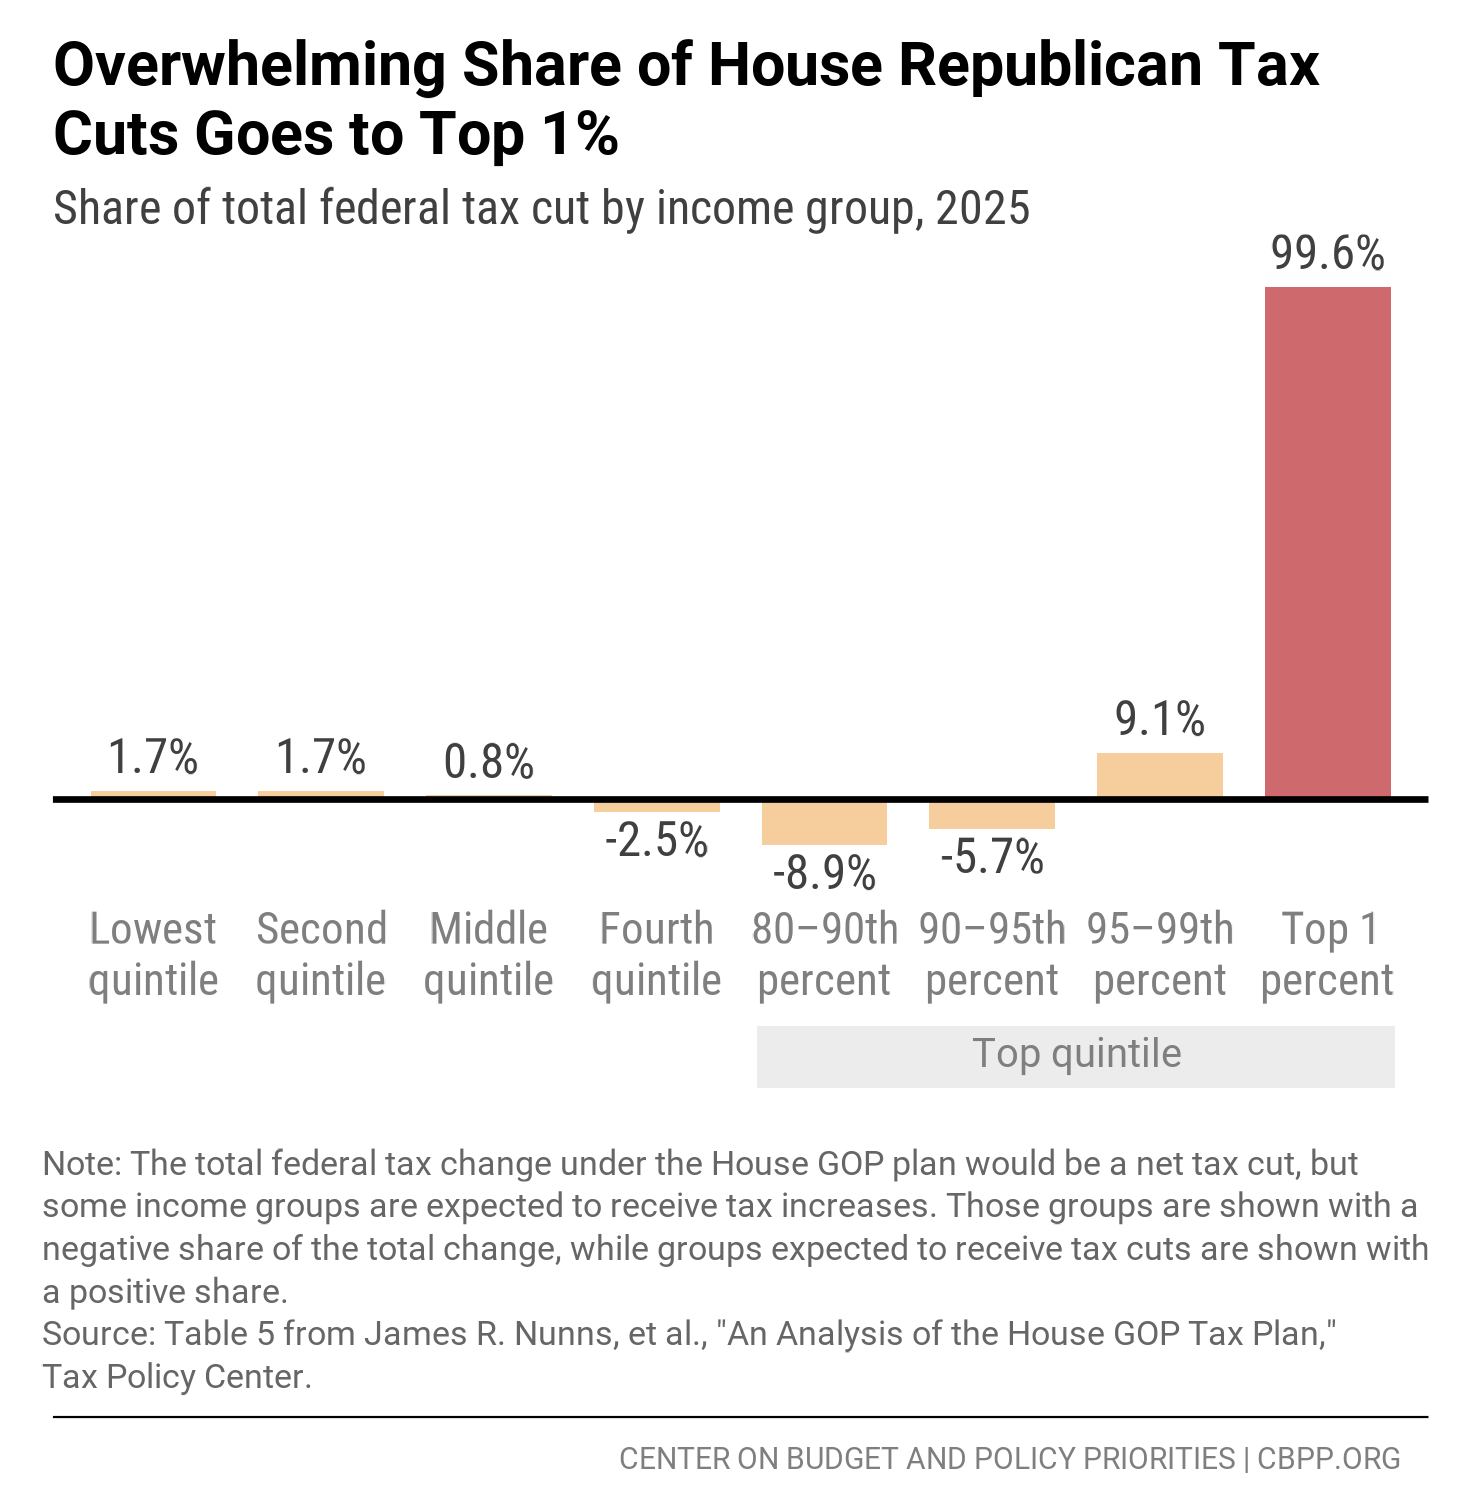

Generate this figure with R:
# https://www.cbpp.org/research/house-gop-a-better-way-tax-cuts-would-overwhelmingly-benefit-top-1-percent-while-sharply
# https://www.urban.org/sites/default/files/publication/89706/2001229-an-analysis-of-the-house-gop-tax-plan_1.pdf

library(tidyverse)
library(readxl)
library(snakecase)
library(showtext)


font_add_google("Roboto Condensed", "Roboto Condensed")
font_add_google("Roboto", "Roboto")
showtext.auto()

gop_tax_cuts <- read_excel("GOP Tax Cuts 2016/gop_tax_cuts_2016.xlsx",
                           col_names = TRUE)

names(gop_tax_cuts) <- to_snake_case(names(gop_tax_cuts))

gop_tax_cuts <- gop_tax_cuts |> 
  select(income_percentile = expanded_cash_income_percentile, 3) |> 
  filter(!income_percentile %in% c('Top quintile', 'All', 'Top 0.1 percent')) |> 
  mutate(income_percentile = as.factor(income_percentile))

gop_tax_cuts$income_percentile <- factor(gop_tax_cuts$income_percentile,
                                         levels = c("Lowest quintile", "Second quintile", "Middle quintile",
                                                    "Fourth quintile", "80–90", "90–95", "95–99", "Top 1 percent"))

gop_tax_cuts |> 
  ggplot(aes(x = income_percentile , y = share_of_total_federal_tax_change)) +
  geom_col(aes(fill = share_of_total_federal_tax_change > 99),
           width = 0.75) +
  geom_hline(yintercept = 0, size = 0.75) +
  geom_text(aes(label = scales::percent(share_of_total_federal_tax_change/100)),
            vjust = if_else(gop_tax_cuts$share_of_total_federal_tax_change > 0, -0.5, 1.25),
            size = 13, colour = "grey25", family = "Roboto Condensed") +
  annotate(geom = "rect",
           xmin = 4.6, xmax = 8.4, ymin = -44, ymax = -56,
           fill = "grey75", alpha = 0.3) +
  annotate(geom = "text", x = 6.5, y = -49.25,
           size = 10.5, color = "grey50",
           label = "Top quintile", family = "Roboto") +
  annotate(geom = "segment",
           x = -Inf, xend = Inf, y = -120, yend = -120,
           size = 0.25, colour = "black") +
  annotate(geom = "text", x = 6.1, y = -128,
           size = 8, color = "grey50",
           label = "CENTER ON BUDGET AND POLICY PRIORITIES | CBPP.ORG", family = "Roboto") +
  scale_fill_manual(values = c("TRUE" = "#ce696d", "FALSE" = "#f6cd9c")) +
  scale_x_discrete(labels = c("Lowest\nquintile", "Second\nquintile", "Middle\nquintile",
                              "Fourth\nquintile", "80–90th\npercent", "90–95th\npercent", "95–99th\npercent", "Top 1\npercent")) +
  coord_cartesian(ylim = c(-10,100), clip = "off") +
  labs(
    title = "Overwhelming Share of House Republican Tax\nCuts Goes to Top 1%",
    subtitle = "Share of total federal tax cut by income group, 2025",
    caption = "Note: The total federal tax change under the House GOP plan would be a net tax cut, but\nsome income groups are expected to receive tax increases. Those groups are shown with a\nnegative share of the total change, while groups expected to receive tax cuts are shown with\na positive share.\nSource: Table 5 from James R. Nunns, et al., \"An Analysis of the House GOP Tax Plan,\"\nTax Policy Center."
  ) +
  theme_classic() +
  theme(
    plot.margin = margin(t = 10, r = 10, b = 55, l = 10),
    plot.title = element_text(size = 46, face = "bold", family = "Roboto", lineheight = 0.3),
    plot.subtitle = element_text(size = 36, colour = "grey25", family = "Roboto Condensed"),
    plot.caption = element_text(size = 25.5, colour = "grey40", family = "Roboto",
                                lineheight = 0.335, hjust = 0, vjust = -16.5),
    plot.caption.position = "plot",
    axis.title = element_blank(),
    axis.line = element_blank(),
    axis.text.x = element_text(size = 34, colour = "grey50", family = "Roboto Condensed",
                               lineheight = 0.3, margin = margin(t = 5)),
    axis.text.y = element_blank(),
    axis.ticks = element_blank(),
    legend.position = "none"
  )


ggsave("House GOP Tax Cuts 2016.png", width = 4.9, height = 5)
